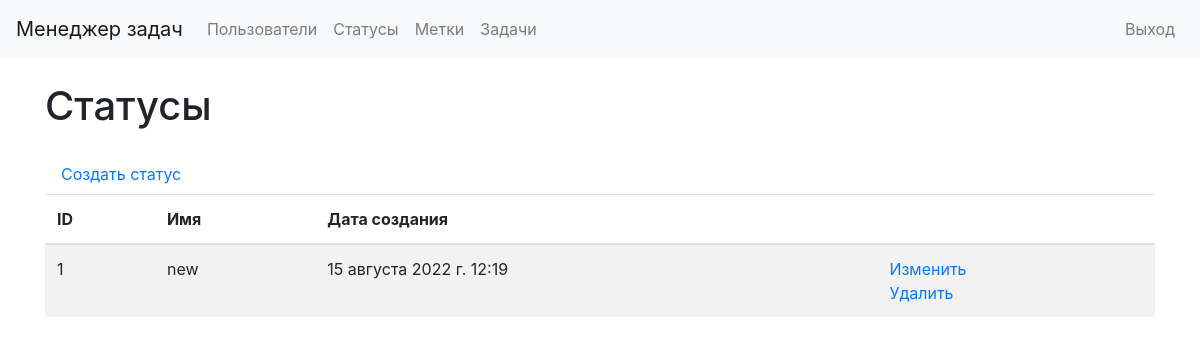
The app's page /statuses/ (signed in) with its own data.
### task_manager/statuses/models.py (models this page shows, shortened)
class Statuses(models.Model):
    timestamp = models.DateTimeField(auto_now_add=True)
    name = models.CharField('Имя', max_length=100, unique=True)

### task_manager/statuses/views.py (the view, shortened to what this page needs)
# urls.py: path('', views.StatusesPage.as_view(), name='statuses'),
class StatusesPage(LoginRequiredMixin, TemplateView):
    template_name = 'statuses.html'
    def get(self, request):
        return render(request, self.template_name, context={
            'statuses': Statuses.objects.all(),
        })

### task_manager/templates/statuses.html
{% extends "base.html" %}
{% load i18n %}
{% block content %}
<h1 class="my-4">
    Статусы
</h1>
<a class="nav-link" href="/statuses/create/">Создать статус</a>
<table class="table table-striped">
    <thead>
    <tr>
        <th>ID</th>
        <th>Имя</th>
        <th>Дата создания</th>
        <th></th>
    </tr>
    </thead>
    <tbody>
    {% for status in statuses %}
    <tr>
        <td>{{status.id}}</td>
        <td>{{status.name}}</td>
        <td>{{status.timestamp}}</td>
        <td>
            <a href="/statuses/{{status.id}}/update/">Изменить</a>
            <br>
            <a href="/statuses/{{status.id}}/delete/">Удалить</a>
        </td>
    </tr>
    {% endfor %}
    {% endblock %}

### records on screen
Statuses: id "1", name "new", timestamp "15 августа 2022 г. 12:19"
